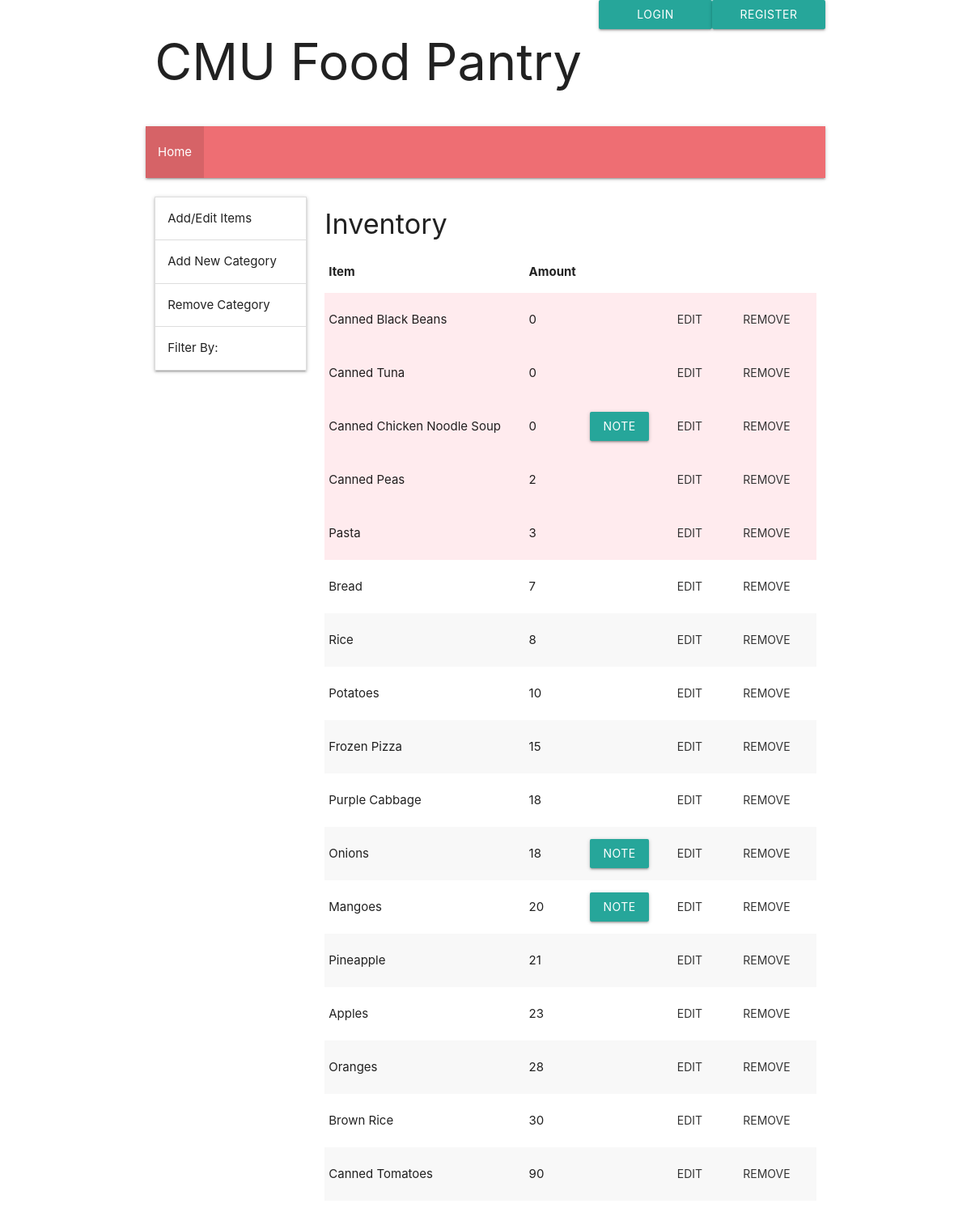
The page /inventory on the database as committed earlier.
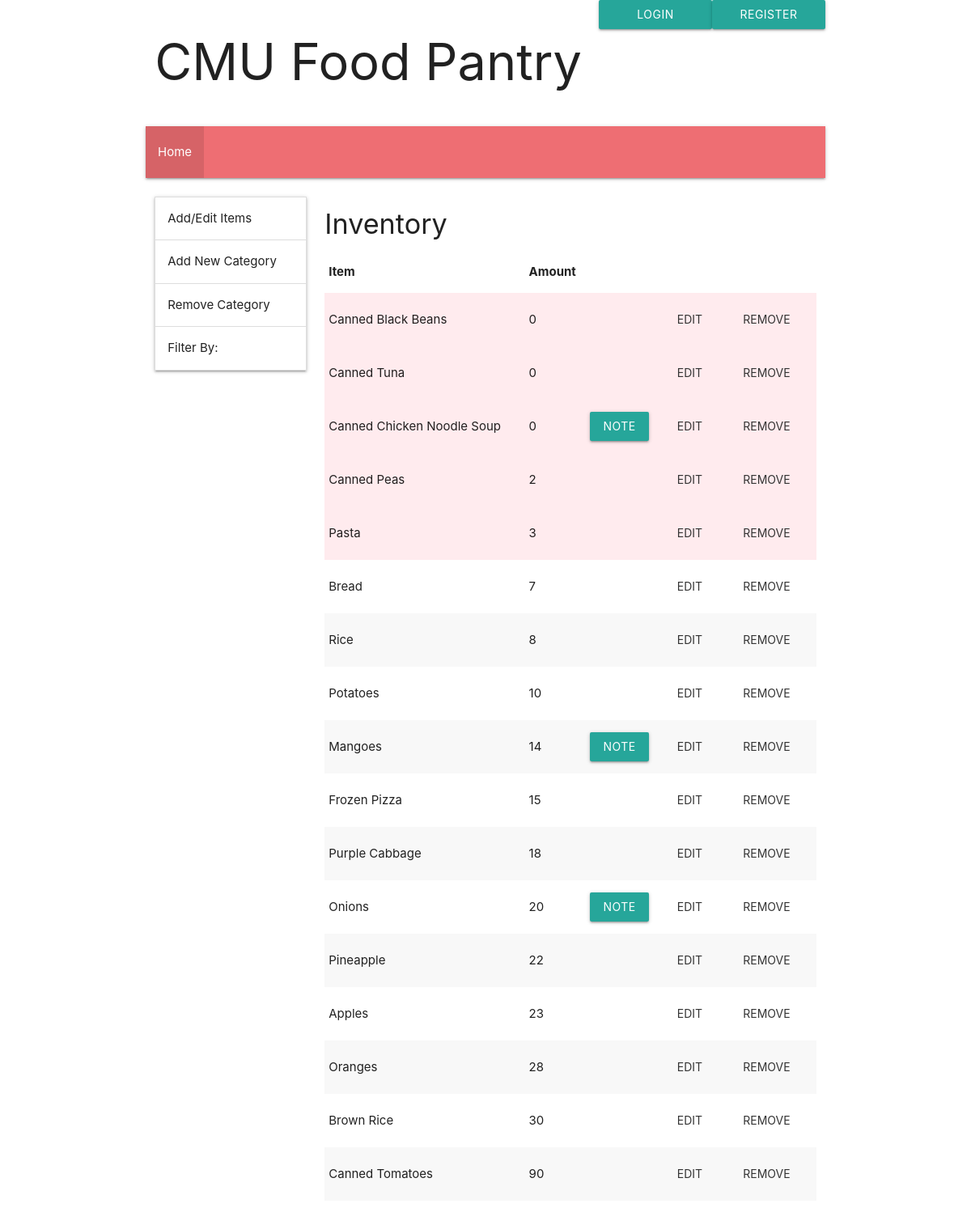
The same page on the database as committed later.
### flaskTest.py (models this page shows, shortened)
class Items(database.Model):
    id = database.Column("id", database.Integer, primary_key = True)
    name = database.Column(database.String(100))
    amount = database.Column(database.Integer)
    note = database.Column(database.Text)
    categories = database.relationship("Categories", secondary=itemCategories, backref=database.backref("items", lazy="dynamic"))

### flaskTest.py (the view, shortened to what this page needs)
@app.route("/inventory", methods = ["POST", "GET"])
def inventory():
    return goto_page_inventory(catList = Categories.query.all(), values = Items.query.order_by(Items.amount).all(), editItemID = "None")

### flaskTest.py (called while the page is built)
def get_session_display():
    if "name" in session:
        return (True, session["name"])
    else:
        return (False, "")

def goto_page_inventory(catList, values, editItemID):
    sd = get_session_display()
    return render_template("staff_inventory.html", catList=catList, values=values, editItemID=editItemID, auth=sd[0], user=sd[1])

### templates/staff_inventory.html (shortened to what this page needs)
{% extends "base.html" %}
{% block content %}
    <div class="row section">
        <div class="col s3">
            <ul class="collapsible">
                <li>
                    <div class="collapsible-header">Add/Edit Items</div>
                </li>
                <li>
                    <div class="collapsible-header">Add New Category</div>
                </li>
                <li>
                    <div class="collapsible-header">Remove Category</div>
                </li>
                <li>
                    <div class="collapsible-header">Filter By:</div>
                </li>
            </ul><br>
        </div>
        <div class = "col s9">
            <h4>Inventory</h4>
            <table class = "striped">
                <thead>
                    <tr>
                        <th>Item</th>
                        <th>Amount</th>
                    </tr>
                </thead>
                <tbody>
                    {% for item in values %}
                        {% if item.id == editItemID %}
                            <tr id="scrollTo">
                                <form action="#" method="post">
                                    <td>
                                        <input type="text" name="newName" placeholder={{item.name}} required>
                                    </td>
                                    <td>
                                        <input type="number" name="newAmount" placeholder={{item.amount}} min="0" required>
                                    </td>
                                    <td>
                                        <button type="submit" class="waves-effect waves-light btn-small" formmethod="post" formaction="#" name="editedItemID" value={{item.id}}>Save</button>
                                    </td>
                                </form>
                            </tr>
                        {% else %}
                            {% if item.amount <= 5 %}
                                <tr class="red lighten-5">
                                    <td>{{item.name}}</td>
                                    <td>{{item.amount}}</td>
                                    <td>
                                        {% if item.note != "" %}
                                            <a class="waves-effect waves-light btn modal-trigger" href="#{{item.id}}">Note</a>
                                        {% endif %}
                                    </td>
                                    <td>
                                        <form action="#" method="post">
                                            <button type="submit" class="waves-effect waves-teal btn-flat" formmethod="post" formaction="#" name="editItemID" value={{item.id}}>Edit</button>
                                        </form>
                                    </td>
                                    <td>
                                        <form action="#" method="post">
                                            <button type="submit" class="waves-effect waves-teal btn-flat" formmethod="post" formaction="#" name="removeItemID" value={{item.id}}>Remove</button>
                                        </form>
                                    </td>
                                </tr>
                            {% else %}
                                <tr>
                                    <td>{{item.name}}</td>
                                    <td>{{item.amount}}</td>
                                    <td>
                                        {% if item.note != "" %}
                                            <a class="waves-effect waves-light btn modal-trigger" href="#{{item.id}}">Note</a>
                                        {% endif %}
                                    </td>
                                    <td>
                                        <form action="#" method="post">
                                            <button type="submit" class="waves-effect waves-teal btn-flat" formmethod="post" formaction="#" name="editItemID" value={{item.id}}>Edit</button>
                                        </form>
                                    </td>
                                    <td>
                                        <form action="#" method="post">
                                            <button type="submit" class="waves-effect waves-teal btn-flat" formmethod="post" formaction="#" name="removeItemID" value={{item.id}}>Remove</button>
                                        </form>
                                    </td>
                                </tr>
                            {% endif %}
                        {% endif %}
                    {% endfor %}
                </tbody>
            </table>
        </div>
    </div>
{% endblock %}

### templates/base.html (shortened to what this page needs)
<!DOCTYPE html>
<html lang = "en">
<head>
    <link rel="stylesheet" href="https://cdnjs.cloudflare.com/ajax/libs/materialize/1.0.0/css/materialize.min.css">
</head>
<body>
    <div class="container">
        <div class="row">
            <h1 class="col s8">CMU Food Pantry</h1>
            {% if auth %}
                <h6 class="col s2">Logged in as {{user}}</h6>
                <a class="waves-effect waves-light btn col s2" href="/logout">Logout</a>
            {% else %}
                <a class="waves-effect waves-light btn col s2" href="/login">Login</a>
                <a class="waves-effect waves-light btn col s2" href="/register">Register</a>
            {% endif %}
        </div>
        <nav>
            <div class="nav-wrapper">
                <ul id="nav-mobile" class="left hide-on-med-and-down">
                    {% if auth %}
                        {% block nav_content %}
                        {% include "staff_nav.html" %}
                        {% endblock %}
                    {% else %}
                        {% include "nav.html" %}
                    {% endif %}
                </ul>
            </div>
        </nav>
        {% block content %}{% endblock %}
    </div>
</body>
</html>

### templates/nav.html
<li class = "active"><a href="/">Home</a></li>

Rows that differ between the two databases and show on the page:
changed Items "Mangoes": amount "20" → "14"; moves up the list
changed Items "Onions": amount "18" → "20"
changed Items "Pineapple": amount "21" → "22"
